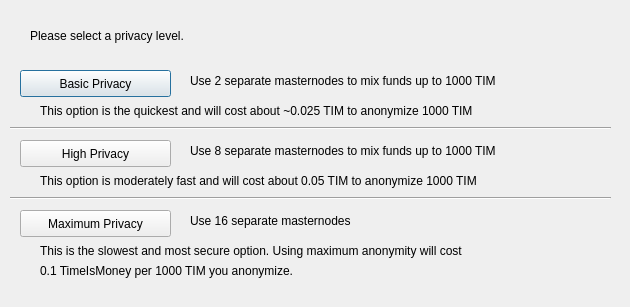
<?xml version="1.0" encoding="UTF-8"?>
<ui version="4.0">
 <class>DarksendConfig</class>
 <widget class="QDialog" name="DarksendConfig">
  <property name="geometry">
   <rect>
    <x>0</x>
    <y>0</y>
    <width>630</width>
    <height>307</height>
   </rect>
  </property>
  <property name="windowTitle">
   <string>Configure Darksend</string>
  </property>
  <widget class="QPushButton" name="buttonBasic">
   <property name="geometry">
    <rect>
     <x>20</x>
     <y>70</y>
     <width>151</width>
     <height>27</height>
    </rect>
   </property>
   <property name="text">
    <string>Basic Privacy</string>
   </property>
  </widget>
  <widget class="QPushButton" name="buttonHigh">
   <property name="geometry">
    <rect>
     <x>20</x>
     <y>140</y>
     <width>151</width>
     <height>27</height>
    </rect>
   </property>
   <property name="text">
    <string>High Privacy</string>
   </property>
  </widget>
  <widget class="QPushButton" name="buttonMax">
   <property name="geometry">
    <rect>
     <x>20</x>
     <y>210</y>
     <width>151</width>
     <height>27</height>
    </rect>
   </property>
   <property name="text">
    <string>Maximum Privacy</string>
   </property>
  </widget>
  <widget class="QLabel" name="label">
   <property name="geometry">
    <rect>
     <x>30</x>
     <y>20</y>
     <width>571</width>
     <height>31</height>
    </rect>
   </property>
   <property name="text">
    <string>Please select a privacy level.</string>
   </property>
  </widget>
  <widget class="QLabel" name="label_2">
   <property name="geometry">
    <rect>
     <x>190</x>
     <y>70</y>
     <width>421</width>
     <height>21</height>
    </rect>
   </property>
   <property name="text">
    <string>Use 2 separate masternodes to mix funds up to 1000 TIM</string>
   </property>
  </widget>
  <widget class="QLabel" name="label_3">
   <property name="geometry">
    <rect>
     <x>190</x>
     <y>140</y>
     <width>411</width>
     <height>21</height>
    </rect>
   </property>
   <property name="text">
    <string>Use 8 separate masternodes to mix funds up to 1000 TIM</string>
   </property>
  </widget>
  <widget class="QLabel" name="label_4">
   <property name="geometry">
    <rect>
     <x>190</x>
     <y>210</y>
     <width>421</width>
     <height>21</height>
    </rect>
   </property>
   <property name="text">
    <string>Use 16 separate masternodes</string>
   </property>
  </widget>
  <widget class="QLabel" name="label_6">
   <property name="geometry">
    <rect>
     <x>40</x>
     <y>100</y>
     <width>561</width>
     <height>21</height>
    </rect>
   </property>
   <property name="text">
    <string>This option is the quickest and will cost about ~0.025 TIM to anonymize 1000 TIM</string>
   </property>
  </widget>
  <widget class="QLabel" name="label_7">
   <property name="geometry">
    <rect>
     <x>40</x>
     <y>170</y>
     <width>561</width>
     <height>21</height>
    </rect>
   </property>
   <property name="text">
    <string>This option is moderately fast and will cost about 0.05 TIM to anonymize 1000 TIM</string>
   </property>
  </widget>
  <widget class="QLabel" name="label_8">
   <property name="geometry">
    <rect>
     <x>40</x>
     <y>240</y>
     <width>561</width>
     <height>21</height>
    </rect>
   </property>
   <property name="text">
    <string>This is the slowest and most secure option. Using maximum anonymity will cost</string>
   </property>
  </widget>
  <widget class="QLabel" name="label_9">
   <property name="geometry">
    <rect>
     <x>40</x>
     <y>260</y>
     <width>561</width>
     <height>21</height>
    </rect>
   </property>
   <property name="text">
    <string>0.1 TimeIsMoney per 1000 TIM you anonymize.</string>
   </property>
  </widget>
  <widget class="Line" name="line">
   <property name="geometry">
    <rect>
     <x>10</x>
     <y>120</y>
     <width>601</width>
     <height>16</height>
    </rect>
   </property>
   <property name="orientation">
    <enum>Qt::Horizontal</enum>
   </property>
  </widget>
  <widget class="Line" name="line_2">
   <property name="geometry">
    <rect>
     <x>10</x>
     <y>190</y>
     <width>601</width>
     <height>16</height>
    </rect>
   </property>
   <property name="orientation">
    <enum>Qt::Horizontal</enum>
   </property>
  </widget>
 </widget>
 <resources/>
 <connections/>
</ui>
